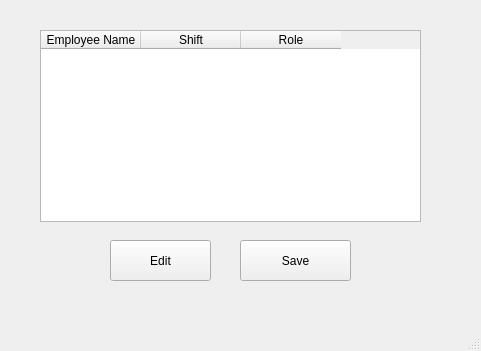
<?xml version="1.0" encoding="UTF-8"?>
<ui version="4.0">
 <class>MainWindow</class>
 <widget class="QMainWindow" name="MainWindow">
  <property name="geometry">
   <rect>
    <x>0</x>
    <y>0</y>
    <width>481</width>
    <height>351</height>
   </rect>
  </property>
  <property name="windowTitle">
   <string>MainWindow</string>
  </property>
  <widget class="QWidget" name="centralwidget">
   <widget class="QTableWidget" name="tableWidget">
    <property name="geometry">
     <rect>
      <x>40</x>
      <y>30</y>
      <width>381</width>
      <height>192</height>
     </rect>
    </property>
    <column>
     <property name="text">
      <string>Employee Name</string>
     </property>
    </column>
    <column>
     <property name="text">
      <string>Shift</string>
     </property>
    </column>
    <column>
     <property name="text">
      <string>Role</string>
     </property>
    </column>
   </widget>
   <widget class="QPushButton" name="pushButton">
    <property name="geometry">
     <rect>
      <x>240</x>
      <y>240</y>
      <width>111</width>
      <height>41</height>
     </rect>
    </property>
    <property name="text">
     <string>Save</string>
    </property>
   </widget>
   <widget class="QPushButton" name="pushButton_2">
    <property name="geometry">
     <rect>
      <x>110</x>
      <y>240</y>
      <width>101</width>
      <height>41</height>
     </rect>
    </property>
    <property name="text">
     <string>Edit</string>
    </property>
   </widget>
  </widget>
  <widget class="QMenuBar" name="menubar">
   <property name="geometry">
    <rect>
     <x>0</x>
     <y>0</y>
     <width>481</width>
     <height>26</height>
    </rect>
   </property>
  </widget>
  <widget class="QStatusBar" name="statusbar"/>
 </widget>
 <resources/>
 <connections/>
</ui>
